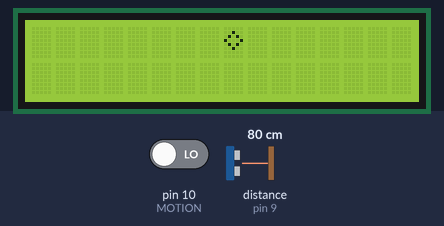
The program below on a simulated Arduino Uno, built with avr-gcc and run on an emulated ATmega328P. Shown: 16×2 character LCD. Wiring (from diagram.json): ultrasonic range finder: trigger pin 8; echo pin 9. The test bench sets the inputs (shaded band); at power-on: distance to the obstacle (sensor on pin 9) 80 cm, pin 10 (MOTION) LOW. The echo pulse lasts 58.3 µs per cm; what the program prints to the serial monitor is not drawn.

Above: at 1.2 s.
1.3 s: distance to the obstacle (sensor on pin 9) set to 2 cm
At 2.0 s:
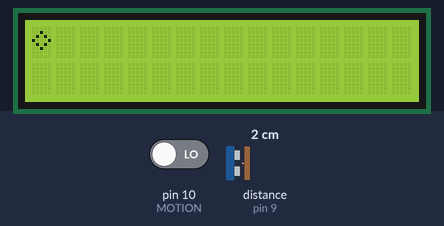
2.8 s: distance to the obstacle (sensor on pin 9) set to 18 cm
At 3.1 s:
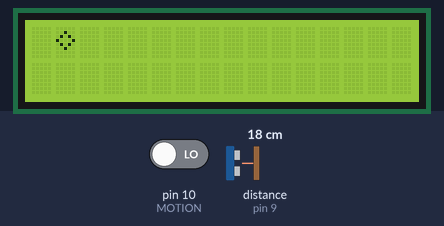
4.3 s: distance to the obstacle (sensor on pin 9) set to 35 cm
At 5.4 s:
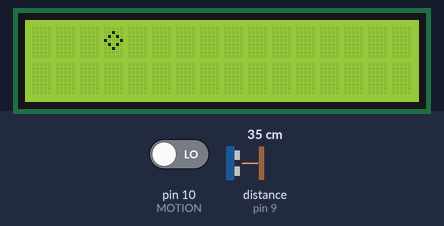
Timing chart, 0 to 7.3 s (numbered marks = the images above; inputs shaded):
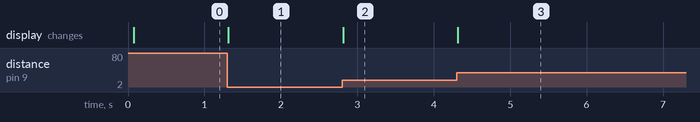

The program:

main.cpp
```cpp
#include <Arduino.h>
#include <LiquidCrystal.h>
#define RS 12
#define E 11
#define D4 5
#define D5 4
#define D6 3
#define D7 2

#define ECHO 9
#define TRIG 8
#define MOTION 10
#define MOTION_DURATION 500

LiquidCrystal lcd(RS, E, D4, D5, D6, D7);

char ludzik[] = {
  0b00000,
  0b00100,
  0b01010,
  0b10001,
  0b01010,
  0b00100,
  0b00000,
  0b00000,
};

void setup() {
  Serial.begin(9600);
  lcd.begin(16, 2, LCD_5x8DOTS);
  pinMode(MOTION, INPUT);
  pinMode(ECHO, INPUT);
  pinMode(TRIG, OUTPUT);
  lcd.createChar(0, ludzik);
}

void printTwoDecimalPlaces(double num) {
  int intPart = (int) num;
  int decimalPart = (num - (double) intPart) * 100;
  lcd.print(intPart);
  lcd.print(".");
  lcd.print(decimalPart);
}


double measureDistanceCm() {
  digitalWrite(TRIG, HIGH);
  delayMicroseconds(20);
  digitalWrite(TRIG, LOW);
  unsigned long echoDuration = pulseIn(ECHO, HIGH);
  return echoDuration / 58.0;
}

inline bool didDetectMotion() {
  int pirState = digitalRead(MOTION);
  return pirState == HIGH;
}

bool shouldPrintMotionDetected() {
  static unsigned long lastMotionDetectedTime = 0;
  auto time = millis();
  if (didDetectMotion()) {
    lastMotionDetectedTime = time;
  }
  return time < lastMotionDetectedTime + MOTION_DURATION;
}

void showProgress(double distance, bool motion) {
  static int cursor = 0;
  if (distance < 150.0) {
    lcd.setCursor(cursor, 0);
    lcd.print(" ");
    cursor = distance / 10;
  }
  lcd.setCursor(cursor, 0);
  lcd.write('\0');
}

void loop() {
  bool motion = shouldPrintMotionDetected();
  double distance = measureDistanceCm();
  Serial.println(distance, DEC);
  distance = measureDistanceCm();
  showProgress(distance, motion);
}
```

Measured:
- after the input at 1.3 s, the display: changes at once (image 1)
- after the input at 2.8 s, the display: changes at once (image 2)
- after the input at 4.3 s, the display: changes at once (image 3)
